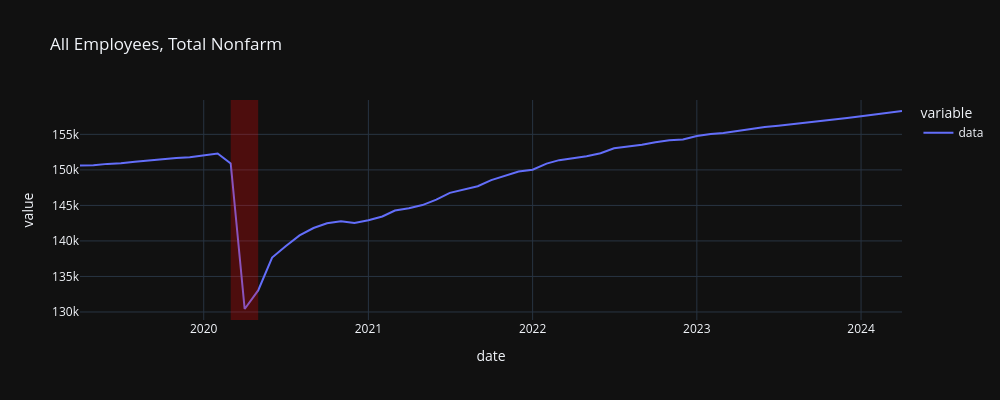

The notebook cell this image was saved under:
### Markdown cell above
For more data see: 
https://www.cnet.com/personal-finance/low-unemployment-statistics-are-misleading-economic-hardship-is-much-worse/

https://www.lisep.org/tru

### Code cell
# All Employees, Total Nonfarm (PAYEMS)
plot_data("PAYEMS", "All Employees, Total Nonfarm", years=5)
